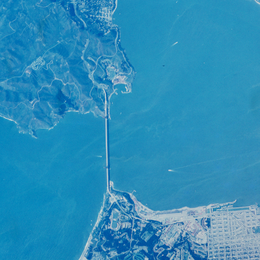
%> input picture matlab/images/goldengate.tiff, 260 x 260 px, shrunk from 512 x 512 before the run
$ octave test_colour.m   (GNU Octave 9; MATLAB toolbox functions it lacks are replaced by stand-ins)
%> lines starting %> are read from the running program, lines starting %| are printed output that depends on the picture; in (x1, y1, x2, y2) boxes, pixels count from 0 and x2, y2 are one past the last pixel; in counts of white or black regions, pixels touching at a corner belong together; the program's own positions count from 1
### matlab/scripts/add_bursty_noise.m
%% Add Bursty Noise to an Image
% This image will add bursty noise (streaks) to an image.
%
% Inputs:
% image - the image to which you are adding noise
% transition_prob - a value between 0 and 1 which denotes the
% markov probability of streaking (i.e. P(Xn == Xn-1 | Xn-1) )
% error - the bit error rate
% colour - the colour of the image.
%          Options:
%          * 'binary' for "full on or off" pixels
%          * 'gaussian' for a gauss-markov style of noise
% mean - the mean value of noise. Only works for gaussian noise. Default 0.
% sigma - the standard deviation. Only works for gaussian noise. Default 1.
% Outputs:
% image - the noisified image
function image = add_bursty_noise( ...
    image, ...
    transition_prob, ...
    error, ...
    noise, ...
    mean, ...
    sigma ...
)
    switch(nargin)
        case 3
            noise = 'binary';
        case 4
            if ~strcmp(noise,'binary') ...
                && ~strcmp(noise,'gaussian')
                error('Can only add binary or gaussian burst noise.');
            end
            if strcmp(noise, 'gaussian')
                mean = 0;
                sigma = 1.0;
            end
        case 6
            if ~strcmp(noise, 'gaussian')
                error('Can only use mean and sigma with gaussian noise.');
            end
        case 5
            if ~strcmp(noise, 'gaussian')
                error('Can only use mean and sigma with gaussian noise.');
            end
            sigma = 1.0;
        otherwise
            error('Not enough parameters');
    end
    rng(0, 'twister'); % Choose your random generator to use randn()
    % Iterate through the rows and add bursty noise to each row
    prev = 0;
    for i = 1:size(image,1)
        for j = 1:size(image,2)
            % By default, we do not flip bits
            val = 0;
            % if we flipped the last time, flip again with
            % probability given by transition_prob coefficient
            switch(prev)
                % If we flipped a bit the last time, flip one again based
                % on the transition_prob draw
                case 1
                    prob_0 = 1 - transition_prob;
                    val = randsample([0,1],1,true,[prob_0, transition_prob]);
                % If we didn't flip a bit last time...
                otherwise
                    % See if a bit should be flipped based on
                    % transition_prob
                    prob_1 = 1 - transition_prob;
                    tmp = randsample([0,1],1,true,[transition_prob, prob_1]);
                    % Then see if the bit should be flipped based on the
                    % error draw
                    flip = randsample([0,1],1,true,[1-error, error]);
                    % If both transition_prob and error say to flip, flip the
                    % bit
                    if tmp == 1 && flip == 1
                        val = 1;
                    end
            end

            % If we drew a 1 we add noise (flip pixel or add gauss noise)
            if val == 1
                newColour = 0;
                if strcmp(noise, 'binary')
                    if image(i,j) == 0
                        newColour = 1;
                    end
                else
                    newColour = image(i,j) + sigma*randn(1,1) + mean;
                end
                % If our image is 3D (i.e. layered grayscales), assign the
                % new colour to each

                if length(size(image)) == 3
                    for n = 1 : size(image,3)
                        image(i,j,n) = newColour;
                    end
                else
                    image(i,j) = newColour;
                end
            end
            % Keep track of this current value in order to check whether we
            % should flip again the next time
            prev = val;
        end
    end
end

### matlab/scripts/quantize_image.m
%% Quantize Image
% Quantizes input image from original pixel space to labels from 0 to
% number of ball types.
%
% Inputs:
% image = image matrix to be quantized
% num_ball_types = the number of levels to quantize the image into
% q_type = the type of quantization to perform, can be uniform, or
%   non-uniform using the Lloyd-Max quantization
%   inputs can be 'unif', 'lloyd'
%
% Outputs:
% q_image = quantized image matrix
% partition = the bands where values are partitioned into
% codebook = the "average" values within the bands based on the
%   quantization type/distribution

function [q_image, partition, codebook] = quantize_image(...
                                                        image, ...
                                                        num_ball_types, ...
                                                        q_type)
    if islogical(image)
        num_colours = 2;
    else
        % The maximum greyscale value is 255.
        num_colours = 255;
    end

    % If the number of balls corresponds to no quantization, exit
    if (num_ball_types == num_colours + 1)
        q_image = image;
        partition = 0:num_colours;
        codebook = partition;
        return
    end

    % convert image to vector for codebook calculation
    Y = double(reshape(image, numel(image), 1));

    if strcmp(q_type, 'unif')
        % Uniform Quantization
        % Divide the space into equal partitions
        p = num_colours / num_ball_types;
        partition = p:p:num_colours - p;

    else
        % Lloyd-Max Quantization
        [partition, codebook] = lloyds(Y, num_ball_types);
    end

    q_image = imquantize(image, partition, 0:(num_ball_types - 1));

    if strcmp(q_type, 'unif')
        Y_q = double(reshape(q_image, numel(q_image), 1));
        % For 'mid' inverse quant, use the mean of each bin
        codebook = accumarray(Y_q + 1, Y, [], @mean)';
    end
    % Floor the partition because rounding gives the wrong bounds
    partition = floor(partition);
    % Round the codebook - a ball type of "12.9" should be colour 13
    codebook = round(codebook);
end

### matlab/scripts/polyafilt.m
%% polyafilt
% Greyscale image restoration using a polya process as a filter.
% # Find the Edge Map
% # Quantize Image
% # Build Adjacency Matrix
% # Setup Polya Model
% # Iterate the Polya Model
% # Build the Final Image
%
% Inputs:
% noisy_image - the noisy image to be restored (as a matrix)
% prefs - preferences structure
%   e.g.
%       prefs.edges.use_edges = false;
%       prefs.edges.filter = 'canny';
%       % The variance of Canny's gaussian filter. Default is sqrt(2)
%       prefs.edges.sigma = 3;
%       % Threshold for the Canny method
%       % Oil Spill: 0.4
%       % Lena: with gauss = 0.2, with burst = 0.38
%       % Two ships: 0.5
%       prefs.edges.thresh = 0.2;
%
%       prefs.quant.num_ball_types = 30; % [2 - 256]
%       prefs.quant.type = 'norm'; % unif, norm, exp
%       prefs.quant.inverse = 'high'; % low, high, mid
%
%       prefs.adj.radius = 3;
%       prefs.adj.norm = 2;
%
%       prefs.polya.sample_type = 'median'; % 'median', 'random'
%       prefs.polya.starting_balls = 100; % Starting balls in each urn
%       prefs.polya.balls_to_add = 60; % Number of balls to add to the urn
%                                      % after each polya step
%       prefs.polya.iterations = 8;
%
% Outputs:
% output_image - the restored greyscale image (as a matrix)

function output_image = polyafilt(noisy_image, prefs)
    %% Find the Edge Map
    if prefs.edges.use_edges
        edges = edge(noisy_image, ...
                     prefs.edges.filter, ...
                     prefs.edges.thresh, ...
                     prefs.edges.sigma);
        figure;
        imshowpair(noisy_image, edges, 'montage');
    end

    %% Quantize Image
    [noisy_image, partition, codebook] = quantize_image(...
                                            noisy_image, ...
                                            prefs.quant.num_ball_types, ...
                                            prefs.quant.type);

    %% Build Adjacency Matrix
    % Get image adjacency matrix
    adjacency = get_sparse_adj(size(noisy_image), ...
                               prefs.adj.radius, ...
                               prefs.adj.norm);

    %% Setup Polya Model
    % Matrix for ball addition
    Delta = prefs.polya.balls_to_add * speye(prefs.quant.num_ball_types);
    % Initialize urns
    urns = initialize_polya_urns(noisy_image, ...
                                 prefs.polya.starting_balls, ...
                                 prefs.quant.num_ball_types);

    % Remove adjacency connections based on edge graph
    if prefs.edges.use_edges
        adjacency = adjacency_minus_edge_d(adjacency, ...
                                           edges, ...
                                           prefs.adj.radius);
    end
    %% Iterate the Polya Model
    if prefs.video.save_video
        % Open a video maker
        location = fullfile( prefs.video.folder, ...
                             prefs.video.name);
        fprintf('Saving results to video at %s\n', location);
        outputVideo = VideoWriter(location);
        outputVideo.FrameRate = prefs.video.frame_rate;
        open(outputVideo);
        % Loop through the polya process and save each frame
        for i = 1:prefs.polya.iterations
            tic
            fprintf('Iteration %d of %d | Duration: ', ...
                    i, ...
                    prefs.polya.iterations);
            urns = polya(urns, adjacency, Delta, prefs.polya.sample_type);
            fprintf('%.3f\n', toc);
            % Create a frame for the video
            fprintf('------ Generating video frame %d\n', i);
            writeVideo(outputVideo, ...
                       image_from_urns(size(noisy_image), urns));
        end
        % Clean up the video buffer and unlock it from memory
        close(outputVideo);
    else
        urns = polya_eigen(urns, adjacency, Delta, 'median', prefs.polya.iterations);
    end

    %% Build the final image
    output_image = image_from_urns(size(noisy_image), urns);
    output_image = inverse_quantize_image(output_image, ...
                                    prefs.quant.inverse, ...
                                    partition, ...
                                    codebook);
end

### matlab/scripts/get_sparse_adj.m
%% Get a sparse representation of an adjacency matrix for an n x m graph
% Wrapper for sparse_adj_matrix function to output a sparse adjacency
% matrix directly.
%
% Inputs:
%   sz - grid size ([numRows, numCols])
%   radius  - the radius around each point for which edges are formed
%   p_norm  - in what p-norm to measure the r-ball, can be 1,2 or 'inf'
%
% Ex. 1-norm, r = 1 vs. inf-norm, r=1
%    o                     o  o  o
% o  X  o           vs.    o  X  o
%    o                     o  o  o
%
% Outputs:
%   adj - a sparse matrix of the adjacency representation
%       - can open up the sparse matrix using full(adj)
function adj = get_sparse_adj(rc, radius, p_norm)
    % sparse_adj_matrix takes [numCols, numRows] which is nonstandard, so
    % we swap the order of rc
    rc = flip(rc,2);
    [ii, jj] = sparse_adj_matrix(rc, radius, p_norm);
    adj = sparse(ii, jj, ones(1,numel(ii)), prod(rc), prod(rc));
end

%% Construct sparse adjacency matrix (provides ii and jj indices into the
% matrix)
%
% Usage:
%   [ii, jj] = sparse_adj_matrix(sz, r, p, st)
%
% inputs:
%   sz - grid size (determine the number of variables n=prod(sz), and the
%        geometry)
%   r  - the radius around each point for which edges are formed
%   p  - in what p-norm to measure the r-ball, can be 1,2 or 'inf'
%   st - integer step size in making the neighborhood: st=1, full neighborhood,
%        for r > st > 1 the neighborhood is uniformly sampled
%
% outputs
%   ii, jj - linear indices into adjacency matrix (for each pair (m,n)
%   there is also the pair (n,m))
%
% How to construct the adjacency matrix?
% >> A = sparse(ii, jj, ones(1,numel(ii)), prod(sz), prod(sz));
%
%
% Example:
% >> [ii, jj] = sparse_adj_matrix([10 20], 1, inf);
% construct indices for 200x200 adjacency matrix for 8-connect graph over a
% grid of 10x20 nodes.
% To visualize the graph:
% >> [r, c]= ndgrid(1:10,1:20);
% >> A = sparse(ii, jj, ones(1,numel(ii)), 200, 200);;
% >> gplot(A, [r(:) c(:)]);
%
%
%
% Copyright (c) Bagon Shai
% Department of Computer Science and Applied Mathmatics
% Wiezmann Institute of Science
% http://www.wisdom.weizmann.ac.il/
%
% Permission is hereby granted, free of charge, to any person obtaining a copy
% of this software and associated documentation files (the "Software"), to deal
% in the Software without restriction, subject to the following conditions:
%
% The above copyright notice and this permission notice shall be included in
% all copies or substantial portions of the Software.
%
% The Software is provided "as is", without warranty of any kind.
%
% Sep. 2010
%
% https://github.com/shaibagon/GCMex/blob/master/sparse_adj_matrix.m
function [ii, jj] = sparse_adj_matrix(sz, r, p, st)
    if nargin < 4
        st = 1;
    end

    % number of variables
    n = prod(sz);
    % number of dimensions
    ndim = numel(sz);

    tovec = @(x) x(:);
    N=cell(ndim,1);
    I=cell(ndim,1);
    % construct the neighborhood
    fr=floor(r);
    for di=1:ndim
        %     tmp = unique( round( logspace(0, log10(fr), st)-1 ) );
        N{di}=  -fr:st:fr;
        I{di}=1:sz(di);
    end
    [N{1:ndim}]=ndgrid(N{:});
    [I{1:ndim}]=ndgrid(I{:});
    N = cellfun(tovec, N, 'UniformOutput',false);
    N=[N{:}];
    I = cellfun(tovec, I, 'UniformOutput',false);
    I=[I{:}];

    % compute N radius according to p
    switch lower(p)
        case {'1','l1',1}
            R = sum(abs(N),2);
        case {'2','l2',2}
            R = sum(N.*N,2);
            r = r*r;
        case {'inf',inf}
            R = max(abs(N),[],2);
        otherwise
            error('sparse_adj_matrix:norm_type','Unknown norm p (should be either 1,2 or inf');
    end
    N = N(R<=r+eps,:);

    % "to"-index (not linear indices)
    ti = bsxfun(@plus, permute(I,[1 3 2]), permute(N, [3 1 2]));
    sel = all(ti >= 1, 3) & all( bsxfun(@le, ti, permute(sz, [1 3 2])), 3);
    csz = cumprod([1 sz(1:(ndim-1))]);
    jj = sum( bsxfun(@times, ti-1, permute(csz, [1 3 2])), 3)+1; % convert to linear indices
    ii = repmat( (1:n)', [1 size(jj,2)]);
    jj = jj(sel(:));
    ii = ii(sel(:));
end

### matlab/scripts/initialize_polya_urns.m
%% Initialize Polya Urns
% Take the superurn of each pixel as its initial state.
% Each pixel will have initial_balls black balls if it is black,
% or initial_balls white balls if it is white.
%
% Inputs:
% image - the black-and-white image for which you're determining the vector
% of vertices.
% initial_balls - the number of balls to start with at time -1 (before the
% superurn is calculated)
% num_ball_types - the number of ball types to quantize the input image
% into
%
% Returns:
% urns - a length(adjacency) x num_ball_types vector where (i,1) is the
% number of black balls and (i,k) is the number of the k-th ball type in
% the urn related to pixel i.
function urns = initialize_polya_urns(image, initial_balls, num_ball_types)

    % Convert the image into a column vector along its rows.
    % This should match the length of the adjacency matrix.
    imageCols = reshape(image', [], 1);
    % Convert the image columns into a list of indices for urn columns
    urnCols = double(imageCols) + 1;
    % Get the number of elements
    numRows = length(imageCols);
    % Now get the row elements
    rows = 1:numRows;
    % Create the list of initial balls
    balls = initial_balls * ones(numRows,1);
    % Now build the urn matrix as a sparse matrix
    urns = sparse(rows, urnCols, balls, numRows, num_ball_types);
end

### matlab/scripts/test_colour.m
clear
close all
clc
%% Load Image in Grayscale or Colour
% [4 lines of commented-out code are left out]
 image = imread('../images/goldengate.tiff');
%> image is the input picture: size 260x260x3 uint8; mean R, G, B 45.3, 142.2, 185.2

%% Preferences
prefs.image.type = 'ycbcr'; % 'bw', 'grey', 'rgb', 'ycbcr'
prefs.edges.use_edges = false;
prefs.edges.filter = 'canny';
% The variance of Canny's gaussian filter. Default is sqrt(2)
prefs.edges.sigma = 3;
% Threshold for the Canny method
% Oil Spill: 0.4
% Lena: with gauss = 0.2, with burst = 0.38
% Two ships: 0.5
prefs.edges.thresh = 0.2;

prefs.quant.num_ball_types = 30; % [2 - 256]
prefs.quant.type = 'unif'; % unif, lloyd
prefs.quant.inverse = 'mid'; % low, high, mid

prefs.adj.radius = 3;
prefs.adj.norm = 2;

prefs.polya.sample_type = 'median'; % 'median', 'random'
prefs.polya.starting_balls = 100; % Starting balls in each urn
% Number of balls to add to the urn after each polya step
prefs.polya.balls_to_add = 60;
prefs.polya.iterations = 8;

prefs.median.iterations = 8;

% Noise parameters
noise.gaussian.sigma = 0.01;
noise.gaussian.mean = 0;

noise.bursty.type = 'binary'; % 'gaussian' or 'binary'
noise.bursty.correlation = 0.98;
noise.bursty.error = 0.1; % 0.2 for gaussian, 0.1 for binary
noise.bursty.mean = 0;
noise.bursty.sigma = 100;

noise.type = 'both'; % 'gaussian' or 'burst' or 'both' or 'none'


%% Add Gaussian or Bursty Noise
rng(0, 'twister');
noisy_image = add_noise(image, noise);
%> in add_noise, `noisy_image = imnoise(image, 'gaussian', noise.gaussian.mean, noise.ga..`:
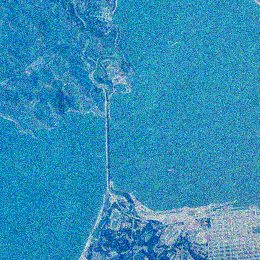
%> noisy_image: size 260x260x3 uint8; mean R, G, B 46.9, 142.2, 185.2
%> after the loop in add_bursty_noise, `for i = 1:size(image,1)`:
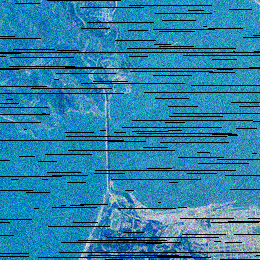
%> image: size 260x260x3 uint8; 9.65% of pixels changed, all inside (x1, y1, x2, y2) = (0, 0, 260, 260)
%> after the loop in add_bursty_noise, `for i = 1:size(image,1)`: flip = 1; newColour = 0; prob_0 = 0.02; tmp = 1

figure;
imshowpair(image, noisy_image, 'montage');
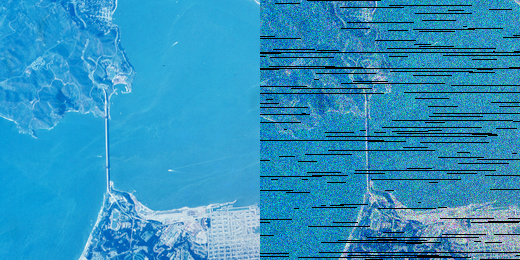
%> displayed picture: size 260x520x3, on the screen's scale of 0 to 255; mean R, G, B 47.2, 146, 190.1

% Initialize the image for the median filter comparison
medianed = noisy_image;

%% Run Colour or Greyscale Polya Filter
if length(size(image)) > 2   % is a colour image
    if strcmp(prefs.image.type, 'ycbcr')
        noisy_image = rgb2ycbcr(noisy_image);
%> noisy_image: size 260x260x3 uint8; mean of channels 1, 2, 3 108.1, 157.8, 87.3
    end
    channel_1 = noisy_image(:, :, 1);
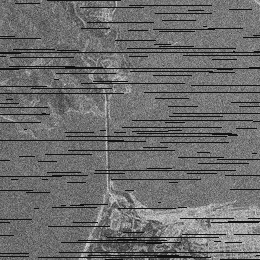
%> channel_1: size 260x260 uint8; min 16, max 216, mean 108.1
    channel_2 = noisy_image(:, :, 2);
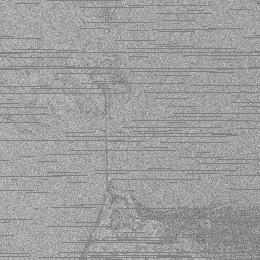
%> channel_2: size 260x260 uint8; min 88, max 221, mean 157.8
    channel_3 = noisy_image(:, :, 3);
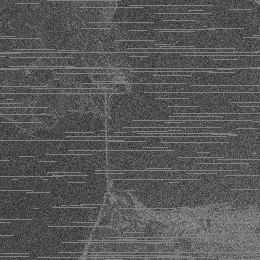
%> channel_3: size 260x260 uint8; min 27, max 174, mean 87.3

    % Run the greyscale polya filter on each channel individually
    channel_1_p = polyafilt(channel_1, prefs);
%> in quantize_image, `q_image = imquantize(image, partition, 0:(num_ball_types - 1));`:
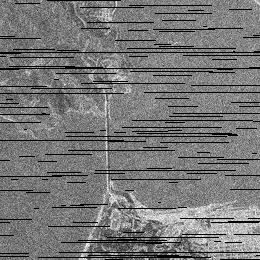
%> q_image: size 260x260 double; min 1, max 25, mean 12.2; drawn with min black and max white
%> in quantize_image, `codebook = accumarray(Y_q + 1, Y, [], @mean)';`: codebook = 26 values, max 214.4 at index 26, min 0 at index 1, mean 110
%> in quantize_image, `codebook = round(codebook);`: codebook = 26 values, max 214 at index 26, min 0 at index 1, mean 110
%> in polyafilt, `[noisy_image, partition, codebook] = quantize_image( noisy_image, pref..`: partition = 29 values from 8 to 246
%> the run ends on the next line
% [43 lines not run here, left out]
function noisy_image = add_noise(image, noise)
    if strcmp(noise.type, 'gaussian')
        noisy_image = imnoise(image, ...
                              'gaussian', ...
                              noise.gaussian.mean, ...
                              noise.gaussian.sigma);

    elseif strcmp(noise.type, 'burst')
        if strcmp(noise.bursty.type,'binary')
            noisy_image = add_bursty_noise(image, ...
                                           noise.bursty.correlation, ...
                                           noise.bursty.error, ...
                                           'binary');
        else
            noisy_image = add_bursty_noise(image, ...
                                           noise.bursty.correlation, ...
                                           noise.bursty.error, ...
                                           'gaussian', ...
                                           noise.bursty.mean, ...
                                           noise.bursty.sigma);
        end

    elseif strcmp(noise.type, 'both')
        noisy_image = imnoise(image, ...
                              'gaussian', ...
                              noise.gaussian.mean, ...
                              noise.gaussian.sigma);
        if strcmp(noise.bursty.type,'binary')
            noisy_image = add_bursty_noise(noisy_image, ...
                                           noise.bursty.correlation, ...
                                           noise.bursty.error, ...
                                           'binary');
        else
            noisy_image = add_bursty_noise(noisy_image, ...
                                           noise.bursty.correlation, ...
                                           noise.bursty.error, ...
                                           'gaussian', ...
                                           noise.bursty.mean, ...
                                           noise.bursty.sigma);
        end

    else % no noise
        noisy_image = image;
    end
end
